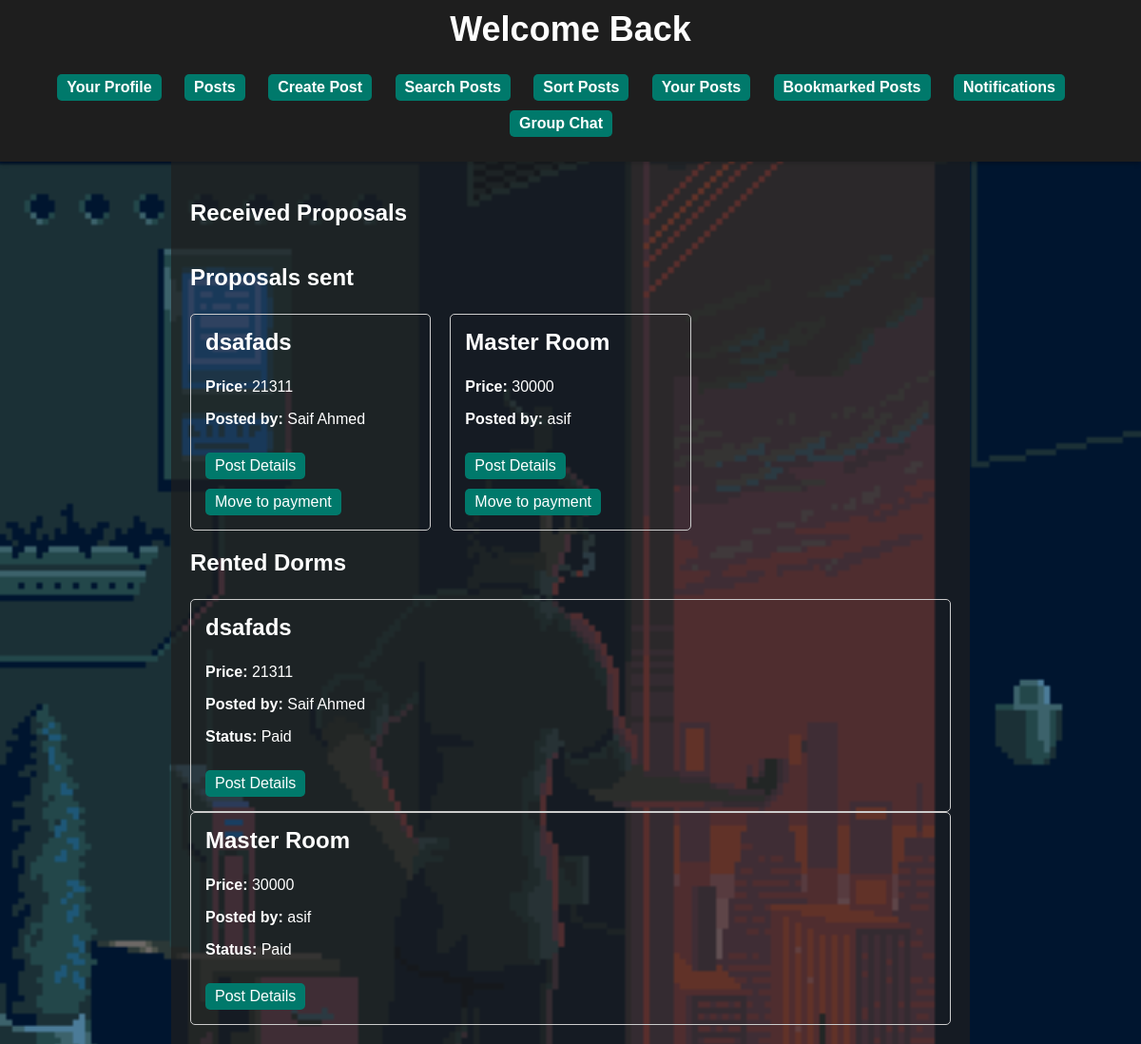
The page /users/teertho/posts/notifications (signed in) on the database its author committed.
### users/models.py (models this page shows)
class Notification(models.Model):
    post = models.ForeignKey(DormRoom, on_delete=models.CASCADE)
    user = models.ForeignKey(Register, on_delete=models.CASCADE)

class DormRoom(models.Model):
    title = models.CharField(max_length=255)
    content = models.TextField()
    popularity = models.IntegerField(default=0)
    type = models.CharField(max_length=50)
    price = models.CharField(max_length=20)
    link = models.URLField(max_length=200, null=True)
    posted_by = models.ForeignKey(Register, on_delete=models.CASCADE, related_name='posted')
    comments = models.ManyToManyField(Comment, blank=True)
    bookmarked_by = models.ManyToManyField(Register, blank=True, related_name='bookmarked')

class Register(models.Model):
    username=models.CharField(max_length=30)
    email=models.EmailField()
    password=models.CharField(max_length=100)
    nid=models.IntegerField()

class ProposalResponse(models.Model):
    notification = models.ForeignKey(Notification, on_delete=models.CASCADE)
    response = models.CharField(max_length=100, blank=True)
    paid = models.BooleanField(default=False)

### users/views.py (the view)
# urls.py: path('<str:username>/posts/notifications', views.notifications, name='notifications'),
def notifications(request, username):
    viewer_username = request.session.get('username')
    viewer = get_object_or_404(Register, username=viewer_username)
    notifications = Notification.objects.filter(post__posted_by=viewer)
    sent_proposals = Notification.objects.filter(user=viewer)
    proposal_res = ProposalResponse.objects.filter(notification__in=sent_proposals)
    return render(request, 'notifications.html', {'dorm_rooms' : notifications, 'username' : username, 'sent':sent_proposals, 'res':proposal_res})

### users/templates/notifications.html (shortened to what this page needs)
{% extends "profile_base.html" %}
{% block content %}
<body style="background-image: url('/static/bg9.gif'); background-size: cover;">
    <h2>Received Proposals</h2>
        {% if sent %}
            <div>
                <h3>Proposals sent</h3>
                <div class="room-grid">
                    {% for room in sent %}
                        <div class="room-card">
                            <h3>{{room.post.title}}</h3>
                            <p><strong>Price:</strong> {{ room.post.price }}</p>
                            <p><strong>Posted by:</strong> {{room.post.posted_by.username}}</p>
                            <a href="{{room.post.link}}" target="_blank">Post Details</a>
                            <a href="{% url 'manage_proposal' username=username pk=room.id %}">Move to payment</a>
                        </div>
                    {% endfor %}
                </div>
            </div>
        {% endif %}
        <div>
            <h3>Rented Dorms</h3>
            <div class="grid">
                {% for i in res %}
                    {% if i.paid == True%}
                    {% for room in res %}
                    <div class="room-card">
                        <h3>{{room.notification.post.title}}</h3>
                        <p><strong>Price:</strong> {{ room.notification.post.price }}</p>
                        <p><strong>Posted by:</strong> {{room.notification.post.posted_by.username}}</p>
                        <p><strong>Status: </strong>Paid</p>
                        <a href="{{room.notification.post.link}}" target="_blank">Post Details</a>
                    </div>
                    {% endfor %}
                    {% endif %}
                {% endfor %}
            </div>
        </div>
</body>
{% endblock %}

### users/static/style.css (style rules this page uses)
body { font-family: Arial, sans-serif; margin: 0; padding: 0; background: #1E1E1E; color: #fff; }
.room-grid { display: grid; grid-template-columns: repeat(3, 1fr); gap: 20px; margin: 20px 0; }
.room-card { border: 1px solid #ccc; padding: 15px; border-radius: 5px; transition: transform 0.3s; }
h3 { margin-top: 0; font-size: 24px; transition: color 0.3s; }
a { display: inline-block; padding: 5px 10px; background-color: #00796B; color: #fff; text-decoration: none; border-radius: 5px; margin-top: 10px; transition: background 0.3s; }

### rows shown on the page
Notification: post "dsafads", post.price "21311", post.posted_by.username "Saif Ahmed"
Notification: post "Master Room", post.price "30000", post.posted_by.username "asif"
ProposalResponse: notification.post "dsafads", notification.post.price "21311", notification.post.posted_by.username "Saif Ahmed"
ProposalResponse: notification.post "Master Room", notification.post.price "30000", notification.post.posted_by.username "asif"
